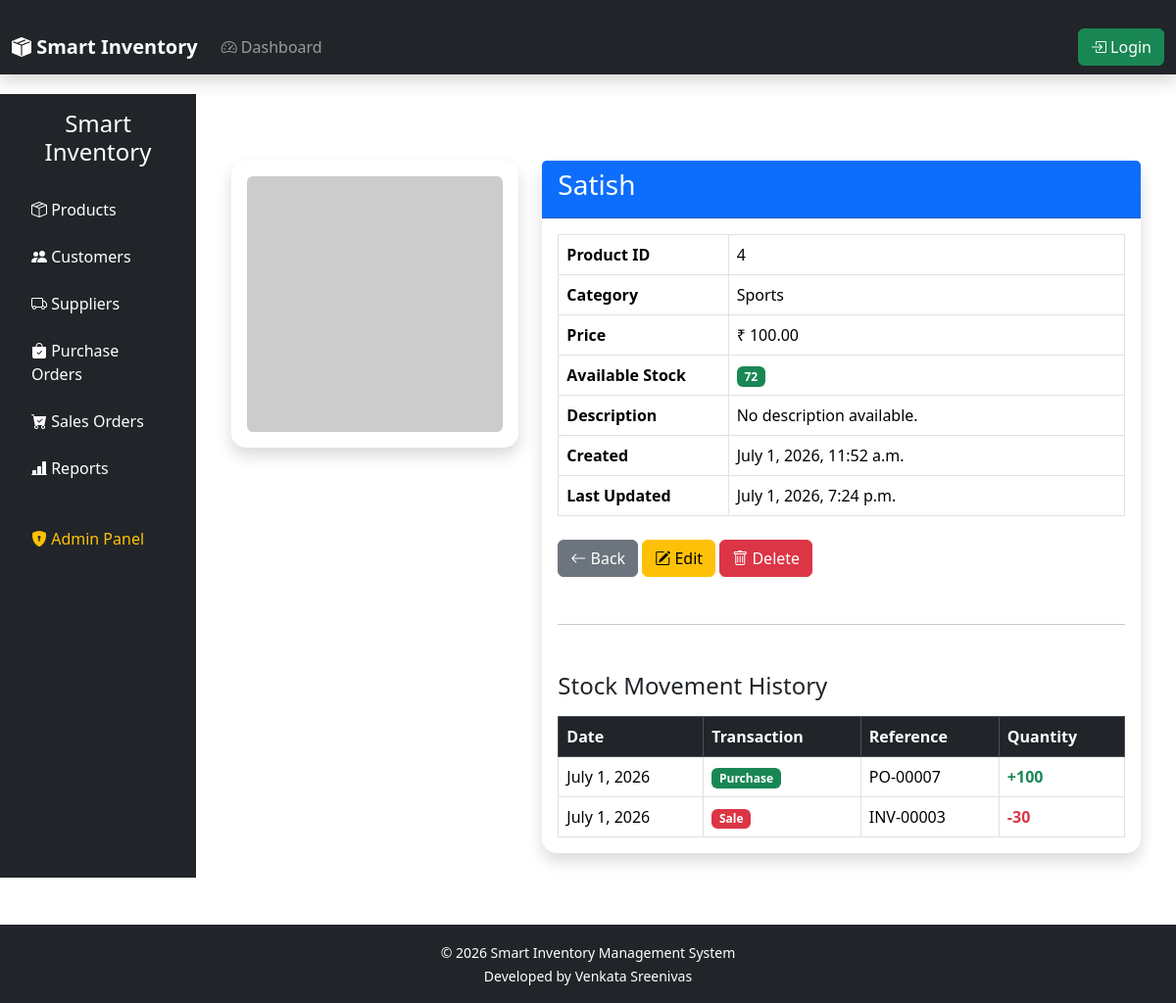
The app's page /inventory/product/4/ with its own data.
### inventory/models.py (models this page shows, shortened)
class Product(models.Model):
    name = models.CharField(max_length=200)
    category = models.ForeignKey(
        Category,
        on_delete=models.CASCADE
    )
    price = models.DecimalField(
        max_digits=10,
        decimal_places=2
    )
    quantity = models.PositiveIntegerField()
    description = models.TextField(
        blank=True,
        null=True
    )
    image = models.ImageField(
        upload_to="products/",
        blank=True,
        null=True
    )
    created_at = models.DateTimeField(
        auto_now_add=True
    )
    updated_at = models.DateTimeField(
        auto_now=True
    )

class Category(models.Model):
    name = models.CharField(
        max_length=100,
        unique=True
    )
    def __str__(self):
        return self.name

### orders/models.py (models this page shows, shortened)
class PurchaseItem(models.Model):
    purchase_order = models.ForeignKey(
        PurchaseOrder,
        on_delete=models.CASCADE,
        related_name="items"
    )
    product = models.ForeignKey(
        Product,
        on_delete=models.CASCADE
    )
    quantity = models.PositiveIntegerField()
    purchase_price = models.DecimalField(
        max_digits=10,
        decimal_places=2
    )

class PurchaseOrder(models.Model):
    STATUS_CHOICES = [
        ("Pending", "Pending"),
        ("Received", "Received"),
        ("Cancelled", "Cancelled"),
    ]
    supplier = models.ForeignKey(
        Supplier,
        on_delete=models.CASCADE
    )
    order_number = models.CharField(
        max_length=20,
        unique=True
    )
    order_date = models.DateField(
        auto_now_add=True
    )
    expected_delivery = models.DateField(
        blank=True,
        null=True
    )
    status = models.CharField(
        max_length=20,
        choices=STATUS_CHOICES,
        default="Pending"
    )
    remarks = models.TextField(
        blank=True,
        null=True
    )
    stock_updated = models.BooleanField(
        default=False
    )
    created_at = models.DateTimeField(
        auto_now_add=True
    )
    updated_at = models.DateTimeField(
        auto_now=True
    )
    class Meta:
        ordering = ["-id"]

class SalesItem(models.Model):
    sales_order = models.ForeignKey(
        SalesOrder,
        on_delete=models.CASCADE,
        related_name="items"
    )
    product = models.ForeignKey(
        Product,
        on_delete=models.CASCADE
    )
    quantity = models.PositiveIntegerField()
    selling_price = models.DecimalField(
        max_digits=10,
        decimal_places=2
    )

class SalesOrder(models.Model):
    STATUS_CHOICES = [
        ("Pending", "Pending"),
        ("Completed", "Completed"),
        ("Cancelled", "Cancelled"),
    ]
    customer = models.ForeignKey(
        Customer,
        on_delete=models.CASCADE
    )
    invoice_number = models.CharField(
        max_length=20,
        unique=True
    )
    order_date = models.DateField(
        auto_now_add=True
    )
    status = models.CharField(
        max_length=20,
        choices=STATUS_CHOICES,
        default="Pending"
    )
    stock_updated = models.BooleanField(
        default=False
    )
    created_at = models.DateTimeField(
        auto_now_add=True
    )
    class Meta:
        ordering = ["-id"]

### inventory/views.py (the view)
def product_detail(request, pk):
    product = get_object_or_404(
        Product,
        pk=pk,
    )
    purchase_history = PurchaseItem.objects.filter(
        product=product
    ).select_related("purchase_order")
    sales_history = SalesItem.objects.filter(
        product=product
    ).select_related("sales_order")
    context = {
        "product": product,
        "purchase_history": purchase_history,
        "sales_history": sales_history,
    }
    return render(
        request,
        "inventory/product_detail.html",
        context,
    )

### templates/inventory/product_detail.html (shortened to what this page needs)
{% extends "base.html" %}
{% block content %}
<div class="container-fluid mt-4">
    <div class="row">
        <div class="col-lg-4">
            <div class="card shadow">
                <div class="card-body text-center">
                    {% if product.image %}
                        <img
                            src="{{ product.image.url }}"
                            class="img-fluid rounded"
                            style="max-height:350px; object-fit:cover;">
                    {% else %}
                        <img
                            src="https://via.placeholder.com/350x350?text=No+Image"
                            class="img-fluid rounded">
                    {% endif %}
                </div>
            </div>
        </div>
        <div class="col-lg-8">
            <div class="card shadow">
                <div class="card-header bg-primary text-white">
                    <h3>{{ product.name }}</h3>
                </div>
                <div class="card-body">
                    <table class="table table-bordered">
                        <tr>
                            <th width="30%">Product ID</th>
                            <td>{{ product.id }}</td>
                        </tr>
                        <tr>
                            <th>Category</th>
                            <td>{{ product.category }}</td>
                        </tr>
                        <tr>
                            <th>Price</th>
                            <td>₹ {{ product.price }}</td>
                        </tr>
                        <tr>
                            <th>Available Stock</th>
                            <td>
                                {% if product.quantity == 0 %}
                                    <span class="badge bg-danger">
                                        Out Of Stock
                                    </span>
                                {% elif product.quantity <= 10 %}
                                    <span class="badge bg-warning text-dark">
                                        Low Stock ({{ product.quantity }})
                                    </span>
                                {% else %}
                                    <span class="badge bg-success">
                                        {{ product.quantity }}
                                    </span>
                                {% endif %}
                            </td>
                        </tr>
                        <tr>
                            <th>Description</th>
                            <td>
                                {{ product.description|default:"No description available." }}
                            </td>
                        </tr>
                        <tr>
                            <th>Created</th>
                            <td>{{ product.created_at }}</td>
                        </tr>
                        <tr>
                            <th>Last Updated</th>
                            <td>{{ product.updated_at }}</td>
                        </tr>
                    </table>
                    <div class="mt-4">
                        <a
                            href="{% url 'product_list' %}"
                            class="btn btn-secondary">
                            <i class="bi bi-arrow-left"></i>
                            Back
                        </a>
                        <a
                            href="{% url 'edit_product' product.id %}"
                            class="btn btn-warning">
                            <i class="bi bi-pencil-square"></i>
                            Edit
                        </a>
                        <a
                            href="{% url 'delete_product' product.id %}"
                            class="btn btn-danger">
                            <i class="bi bi-trash"></i>
                            Delete
                        </a>
                    </div>
                    <hr class="my-5">
                    <h4 class="mb-3">
                        Stock Movement History
                    </h4>
                    <div class="table-responsive">
                        <table class="table table-bordered table-hover">
                            <thead class="table-dark">
                                <tr>
                                    <th>Date</th>
                                    <th>Transaction</th>
                                    <th>Reference</th>
                                    <th>Quantity</th>
                                </tr>
                            </thead>
                            <tbody>
                                {% for item in purchase_history %}
                                <tr>
                                    <td>
                                        {{ item.purchase_order.order_date }}
                                    </td>
                                    <td>
                                        <span class="badge bg-success">
                                            Purchase
                                        </span>
                                    </td>
                                    <td>
                                        {{ item.purchase_order.order_number }}
                                    </td>
                                    <td class="text-success fw-bold">
                                        +{{ item.quantity }}
                                    </td>
                                </tr>
                                {% endfor %}
                                {% for item in sales_history %}
                                <tr>
                                    <td>
                                        {{ item.sales_order.order_date }}
                                    </td>
                                    <td>
                                        <span class="badge bg-danger">
                                            Sale
                                        </span>
                                    </td>
                                    <td>
                                        {{ item.sales_order.invoice_number }}
                                    </td>
                                    <td class="text-danger fw-bold">
                                        -{{ item.quantity }}
                                    </td>
                                </tr>
                                {% endfor %}
                            </tbody>
                        </table>
                    </div>
                </div>
            </div>
        </div>
    </div>
</div>
{% endblock %}

### static/css/dashboard.css (style rules this page uses)
.card { border:none; border-radius:15px; box-shadow:0px 4px 12px rgba(0,0,0,.12); }
.table { margin-bottom:0; }
.card-header { font-weight:bold; background:white; }
.container-fluid { padding-top:20px; }

### records on screen
Product: name "Satish", id "4", category "Sports", price "100.00", quantity "72", description "No description available.", created_at "July 1, 2026, 11:52 a.m.", updated_at "July 1, 2026, 7:24 p.m."
PurchaseItem: purchase_order.order_date "July 1, 2026", purchase_order.order_number "PO-00007", quantity "100"
SalesItem: sales_order.order_date "July 1, 2026", sales_order.invoice_number "INV-00003", quantity "30"
